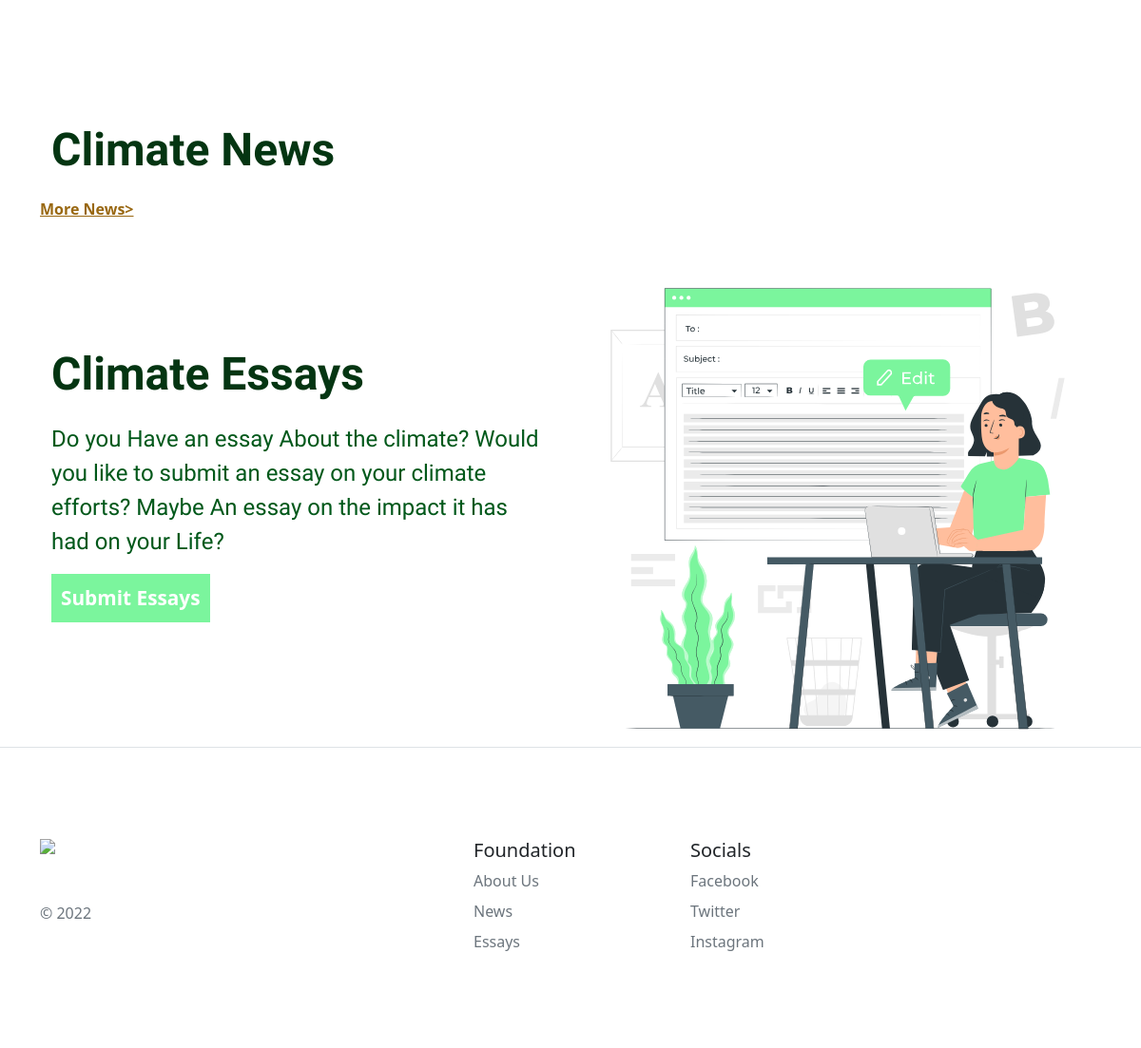
Before: / (lower part) with the older database file.
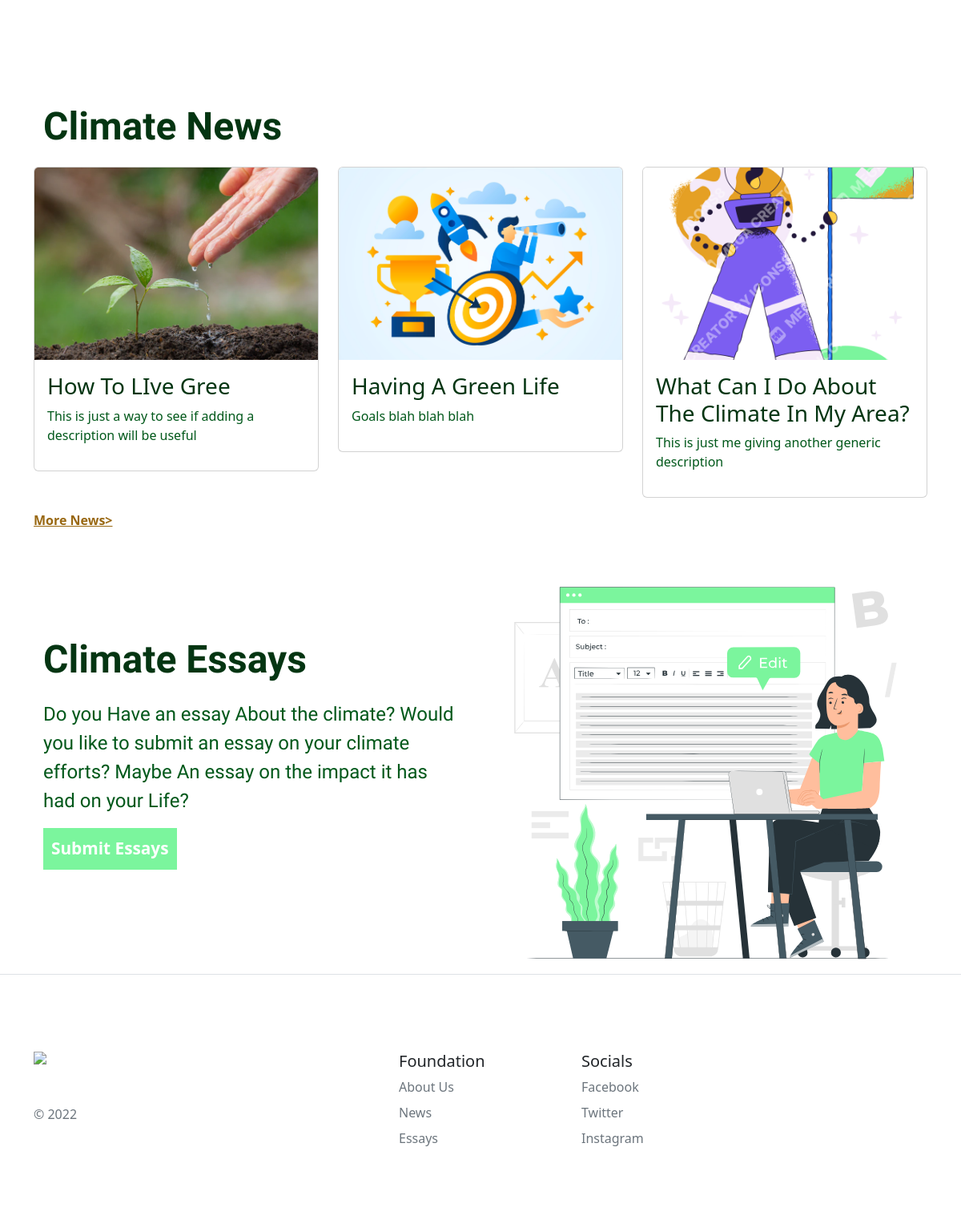
After: the same page with the newer database file.
### CJO/models.py (models this page shows)
class NewsArticle(models.Model):
    leadImage = models.ImageField(upload_to='files/leadImages')
    description= models.TextField(blank=True)
    headLine = models.CharField(max_length=300)
    content = QuillField()
    timestamp= models.DateTimeField(auto_now_add=True)
    category = models.ForeignKey(Category, on_delete = models.PROTECT)

### CJO/views.py (the view, shortened to what this page needs)
# urls.py: path("", views.index, name="index"),
def index(request):
    material = NewsArticle.objects.all()[:3]
    return render(request, "CJO/index.html", {
        "quill2": QuillPostForm2(),
        "mater": material
    })

### CJO/templates/CJO/index.html (shortened to what this page needs)
    {% extends "CJO/layout.html" %}
    {% load static %}
    {% block body %}
<section class="news">\
    <div class="container">
        <div class="container intro-name">
            <div class="org-name">
               <h1 class="actual-name">Climate News</h1>
           </div>
       </div>
       <div class="row">
        {% for article in mater %}
        <div class="col-lg-4">
            <a href="{% url 'articles' article.id %}" class="nav-link clickme">
                <div class="card mb-3">
                    <img class="card-img-top card-image" src="{{ article.leadImage.url }}">
                    <div class="card-body">
                        <h3 class="clicker">{{ article.headLine }}</h3>
                        <p class="card-description">{{ article.description }}</p>
                    </div>
                </div>
            </a>
        </div>
        {% endfor %}
        <div class="container">
         <a href="{% url 'news' %}" style="color: #996812; font-size: 1rem; line-height: 1.5rem; font-weight: 900;">More News></a>
     </div>
 </div>
</div>
</section>
<section class="writers-call" id="essays">
    <div class="container">
        <div class="row">
            <div class="col-lg-6">
                <div class="container intro-name">
                    <div class="org-name">
                        <h1 class="actual-name">Climate Essays</h1>
                    </div>
                    <div class="org-intro">
                        <p>Do you Have an essay About the climate?
                            Would you like to submit an essay on your climate efforts?
                        Maybe An essay on the impact it has had on your Life?</p>
                    </div>
                    <button class="custom-btn"> <a class="nav-link" href="">Submit Essays</a></button>
                </div>
            </div>
            <div class="col-lg-6">
                <div class="container">
                   <img class="intro-image" src="{% static 'CJO/editing_lady.svg' %}">
               </div>
           </div>
       </div>
   </div>
</section>
{% endblock %}

### CJO/templates/CJO/layout.html (shortened to what this page needs)
{% load static %}
<!DOCTYPE html>
<html lang="en">
<head>
  <link rel="stylesheet" href="{% static 'CJO/styles.css' %}">
  <link rel="stylesheet" href="{% static 'CJO/bootstrap.css' %}">
</head>
<body>
  {% block body %}
  {% endblock %}
  <section class="border-top">
    <div class="container">
      <footer class="row row-cols-1 row-cols-sm-2 row-cols-md-5 py-5 my-5">
        <div class="col mb-3">
            <a href="/" class="d-flex alig-items-center mb-3 link-dark text-decoration-none">
                <img class="bi me-2" height="50" src="{% static 'CJO/logo4.png' %}">
            </a>
            <p class="text-muted">© 2022</p>
        </div>
        <div class="col mb-3"></div>
        <div class="col mb-3">
          <h5>Foundation</h5>
          <ul class="nav flex-column">
            <li class="nav-item mb-2"><a href="{% url 'index' %}" class="nav-link p-0 text-muted">About Us</a></li>
            <li class="nav-item mb-2"><a href="{% url 'news' %}" class="nav-link p-0 text-muted">News</a></li>
            <li class="nav-item mb-2"><a href="#essays" class="nav-link p-0 text-muted">Essays</a></li>
        </ul>
    </div>
    <div class="col mb-3">
      <h5>Socials</h5>
      <ul class="nav flex-column">
         <li class="nav-item mb-2"><a href="#" class="nav-link p-0 text-muted">Facebook</a></li>
         <li class="nav-item mb-2"><a href="#" class="nav-link p-0 text-muted">Twitter</a></li>
         <li class="nav-item mb-2"><a href="#" class="nav-link p-0 text-muted">Instagram</a></li>
     </ul>
 </div>
</footer>
</div>
</section>
</body>
</html>

### CJO/static/CJO/styles.css (style rules this page uses)
body { font-family: 'Mulish', sans-serif; }
.org-name, .org-intro { font-family: 'Mulish', sans-serif; }
.org-intro { font-weight: 500; font-style: normal; font-size: 1.5rem; line-height: 2.25rem; text-align: left; color: #01581a; }
.actual-name { font-weight: 900; font-size: 3rem; size: 3rem; line-height: 3.25rem; margin-bottom: 1.5rem; color: #043512; }
h3 { color: #043512; font-size: 2.5rem; font-weight: 900; line-height: 2.25rem; font-style: normal; }
.card-description { color: #01581a; font-style: normal; font-size: 1rem; line-height: 1.5rem; font-weight: 500; }
.intro-name { text-align: left; margin-top: 8.5rem; }
.intro-image { height: 100%; width: 100%; margin-top:2rem; }
.card-image { height: 20vw; object-fit: cover; }
.custom-btn { border-radius: 0; font-weight: 700; font-style: normal; border-color: transparent; font-size: 1.3rem; padding: 0.5rem; background-color: #7BF59D; color: #ffff; }
.clicker { text-transform: capitalize; }

Changed rows visible on the page:
added NewsArticle: leadImage (picture), headLine "How To LIve Gree", description "This is just a way to see if adding a description will be useful"
added NewsArticle: leadImage (picture), headLine "Having A Green Life", description "Goals blah blah blah"
added NewsArticle: leadImage (picture), headLine "What Can I Do About The Climate In My Area?", description "This is just me giving another generic description"
